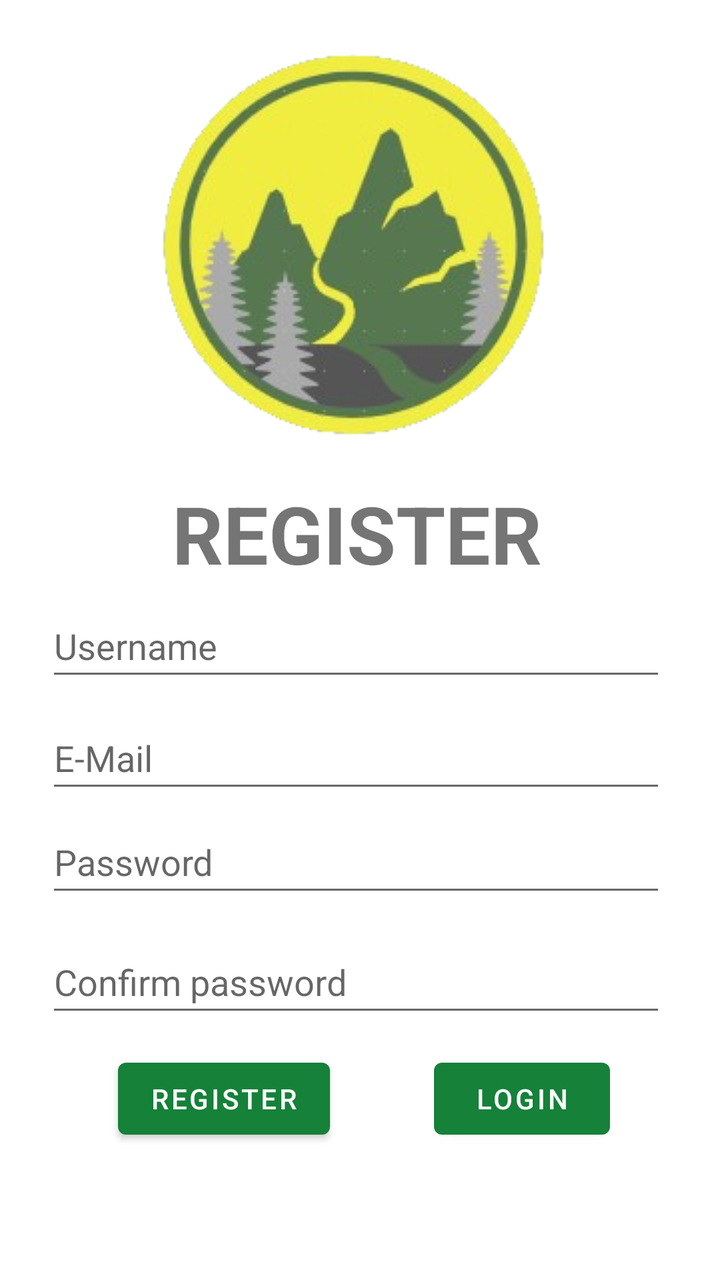
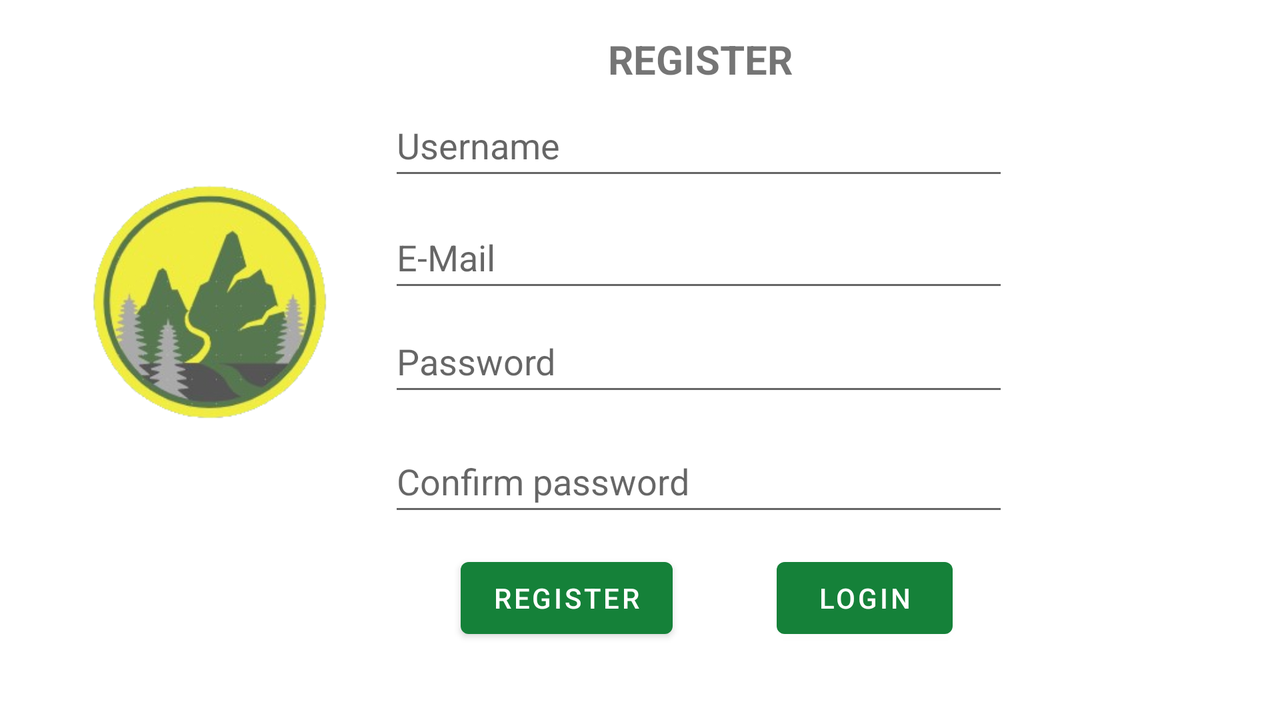

Two renders of one Android screen. The first uses the default layout on a phone; the second uses the alternative layout the repository ships for a different screen configuration, on a matching device. The two XML files are below.
<!-- AndroidManifest.xml: application theme Theme.PhotoWalk -->
<!-- res/layout/register_fragment.xml -->
<?xml version="1.0" encoding="utf-8"?>
<layout xmlns:android="http://schemas.android.com/apk/res/android"
    xmlns:app="http://schemas.android.com/apk/res-auto"
    xmlns:tools="http://schemas.android.com/tools">

    <data>
    </data>

    <androidx.constraintlayout.widget.ConstraintLayout
        android:id="@+id/registerLandscape"
        android:layout_width="match_parent"
        android:layout_height="match_parent"
        tools:context=".Login.RegisterFragment">

        <ImageView
            android:id="@+id/logo"
            android:layout_width="wrap_content"
            android:layout_height="wrap_content"
            android:layout_marginTop="4dp"
            app:layout_constraintEnd_toEndOf="parent"
            app:layout_constraintStart_toStartOf="parent"
            app:layout_constraintTop_toTopOf="parent"
            app:srcCompat="@drawable/photowalk" />

        <TextView
            android:id="@+id/register_text"
            android:layout_width="wrap_content"
            android:layout_height="wrap_content"
            android:layout_marginTop="12dp"
            android:text="REGISTER"
            android:textSize="40sp"
            android:textStyle="bold"
            app:layout_constraintEnd_toEndOf="@+id/logo"
            app:layout_constraintHorizontal_bias="0.47"
            app:layout_constraintStart_toStartOf="@+id/logo"
            app:layout_constraintTop_toBottomOf="@+id/logo" />

        <EditText
            android:id="@+id/usernameRegisterBox"
            android:layout_width="310dp"
            android:layout_height="48dp"
            android:layout_marginTop="4dp"
            android:autofillHints=""
            android:ems="10"
            android:hint="Username"
            android:inputType="textPersonName"
            android:singleLine="true"
            app:layout_constraintEnd_toEndOf="@+id/register_text"
            app:layout_constraintHorizontal_bias="0.504"
            app:layout_constraintStart_toStartOf="@+id/register_text"
            app:layout_constraintTop_toBottomOf="@+id/register_text" />

        <EditText
            android:id="@+id/emailRegisterBox"
            android:layout_width="310dp"
            android:layout_height="48dp"
            android:layout_marginTop="8dp"
            android:autofillHints=""
            android:ems="10"
            android:hint="E-Mail"
            android:inputType="textEmailAddress"
            android:singleLine="true"
            app:layout_constraintEnd_toEndOf="@+id/usernameRegisterBox"
            app:layout_constraintHorizontal_bias="0.0"
            app:layout_constraintStart_toStartOf="@+id/usernameRegisterBox"
            app:layout_constraintTop_toBottomOf="@+id/usernameRegisterBox" />

        <EditText
            android:id="@+id/passwordRegisterBox"
            android:layout_width="310dp"
            android:layout_height="48dp"
            android:layout_marginTop="4dp"
            android:autofillHints=""
            android:ems="10"
            android:hint="Password"
            android:inputType="textPassword"
            android:singleLine="true"
            app:layout_constraintEnd_toEndOf="@+id/emailRegisterBox"
            app:layout_constraintHorizontal_bias="0.0"
            app:layout_constraintStart_toStartOf="@+id/emailRegisterBox"
            app:layout_constraintTop_toBottomOf="@+id/emailRegisterBox" />

        <EditText
            android:id="@+id/confirmPasswordRegisterBox"
            android:layout_width="0dp"
            android:layout_height="wrap_content"
            android:layout_marginTop="12dp"
            android:autofillHints=""
            android:ems="10"
            android:hint="Confirm password"
            android:inputType="textPassword"
            android:minHeight="48dp"
            app:layout_constraintEnd_toEndOf="@+id/passwordRegisterBox"
            app:layout_constraintHorizontal_bias="0.0"
            app:layout_constraintStart_toStartOf="@+id/passwordRegisterBox"
            app:layout_constraintTop_toBottomOf="@+id/passwordRegisterBox" />

        <Button
            android:id="@+id/RegisterButton"
            android:layout_width="wrap_content"
            android:layout_height="wrap_content"
            android:layout_marginStart="36dp"
            android:layout_marginTop="12dp"
            android:text="Register"
            app:layout_constraintStart_toStartOf="@+id/confirmPasswordRegisterBox"
            app:layout_constraintTop_toBottomOf="@+id/confirmPasswordRegisterBox" />

        <Button
            android:id="@+id/LoginButton"
            android:layout_width="wrap_content"
            android:layout_height="wrap_content"
            android:layout_marginTop="12dp"
            android:text="Login"
            app:layout_constraintEnd_toEndOf="@+id/confirmPasswordRegisterBox"
            app:layout_constraintHorizontal_bias="0.65"
            app:layout_constraintStart_toEndOf="@+id/RegisterButton"
            app:layout_constraintTop_toBottomOf="@+id/confirmPasswordRegisterBox" />
    </androidx.constraintlayout.widget.ConstraintLayout>
</layout>
<!-- resources referenced by this layout -->
<resources>
  <!-- drawable photowalk: png bitmap (drawable, 63319 bytes) -->
  <style name="Theme.PhotoWalk" parent="Theme.MaterialComponents.DayNight.DarkActionBar">
          
          <item name="colorPrimary">@color/purple_500</item>
          <item name="colorPrimaryVariant">@color/purple_700</item>
          <item name="colorOnPrimary">@color/white</item>
          
          <item name="colorSecondary">@color/teal_200</item>
          <item name="colorSecondaryVariant">@color/teal_700</item>
          <item name="colorOnSecondary">@color/black</item>
          
          <item name="android:statusBarColor" tools:targetApi="l">?attr/colorPrimaryVariant</item>
          
      </style>
  <color name="purple_500">#158139</color>
  <color name="purple_700">#084A26</color>
  <color name="white">#FFFFFFFF</color>
  <color name="teal_200">#FF03DAC5</color>
  <color name="teal_700">#FF018786</color>
  <color name="black">#FF000000</color>
</resources>
<!-- res/layout-land/register_fragment.xml (the repository's variant of the layout above) -->
<!-- drawn on the phone turned sideways -->
<?xml version="1.0" encoding="utf-8"?>
<layout xmlns:android="http://schemas.android.com/apk/res/android"
    xmlns:app="http://schemas.android.com/apk/res-auto"
    xmlns:tools="http://schemas.android.com/tools">

    <data>
    </data>

    <androidx.constraintlayout.widget.ConstraintLayout
        android:id="@+id/registerLandscape"
        android:layout_width="match_parent"
        android:layout_height="match_parent"
        tools:context=".RegisterFragment">

        <ImageView
            android:id="@+id/logo"
            android:layout_width="188dp"
            android:layout_height="137dp"
            app:layout_constraintBottom_toBottomOf="@+id/confirmPasswordRegisterBox"
            app:layout_constraintEnd_toEndOf="parent"
            app:layout_constraintHorizontal_bias="0.029"
            app:layout_constraintStart_toStartOf="parent"
            app:layout_constraintTop_toTopOf="@+id/usernameRegisterBox"
            app:layout_constraintVertical_bias="0.4"
            app:srcCompat="@drawable/photowalk" />

        <TextView
            android:id="@+id/register_text"
            android:layout_width="wrap_content"
            android:layout_height="wrap_content"
            android:layout_marginTop="16dp"
            android:text="REGISTER"
            android:textSize="20sp"
            android:textStyle="bold"
            app:layout_constraintEnd_toEndOf="parent"
            app:layout_constraintHorizontal_bias="0.297"
            app:layout_constraintStart_toEndOf="@+id/logo"
            app:layout_constraintTop_toTopOf="parent" />

        <EditText
            android:id="@+id/usernameRegisterBox"
            android:layout_width="310dp"
            android:layout_height="48dp"
            android:layout_marginTop="4dp"
            android:autofillHints=""
            android:ems="10"
            android:hint="Username"
            android:inputType="textPersonName"
            android:singleLine="true"
            app:layout_constraintEnd_toEndOf="@+id/register_text"
            app:layout_constraintHorizontal_bias="0.504"
            app:layout_constraintStart_toStartOf="@+id/register_text"
            app:layout_constraintTop_toBottomOf="@+id/register_text" />

        <EditText
            android:id="@+id/emailRegisterBox"
            android:layout_width="310dp"
            android:layout_height="48dp"
            android:layout_marginTop="8dp"
            android:autofillHints=""
            android:ems="10"
            android:hint="E-Mail"
            android:inputType="textEmailAddress"
            android:singleLine="true"
            app:layout_constraintEnd_toEndOf="@+id/usernameRegisterBox"
            app:layout_constraintHorizontal_bias="0.0"
            app:layout_constraintStart_toStartOf="@+id/usernameRegisterBox"
            app:layout_constraintTop_toBottomOf="@+id/usernameRegisterBox" />

        <EditText
            android:id="@+id/passwordRegisterBox"
            android:layout_width="310dp"
            android:layout_height="48dp"
            android:layout_marginTop="4dp"
            android:autofillHints=""
            android:ems="10"
            android:hint="Password"
            android:inputType="textPassword"
            android:singleLine="true"
            app:layout_constraintEnd_toEndOf="@+id/emailRegisterBox"
            app:layout_constraintHorizontal_bias="0.0"
            app:layout_constraintStart_toStartOf="@+id/emailRegisterBox"
            app:layout_constraintTop_toBottomOf="@+id/emailRegisterBox" />

        <EditText
            android:id="@+id/confirmPasswordRegisterBox"
            android:layout_width="0dp"
            android:layout_height="wrap_content"
            android:layout_marginTop="12dp"
            android:autofillHints=""
            android:ems="10"
            android:hint="Confirm password"
            android:inputType="textPassword"
            android:minHeight="48dp"
            app:layout_constraintEnd_toEndOf="@+id/passwordRegisterBox"
            app:layout_constraintHorizontal_bias="0.0"
            app:layout_constraintStart_toStartOf="@+id/passwordRegisterBox"
            app:layout_constraintTop_toBottomOf="@+id/passwordRegisterBox" />

        <Button
            android:id="@+id/RegisterButton"
            android:layout_width="wrap_content"
            android:layout_height="wrap_content"
            android:layout_marginStart="36dp"
            android:layout_marginTop="12dp"
            android:text="Register"
            app:layout_constraintStart_toStartOf="@+id/confirmPasswordRegisterBox"
            app:layout_constraintTop_toBottomOf="@+id/confirmPasswordRegisterBox" />

        <Button
            android:id="@+id/LoginButton"
            android:layout_width="wrap_content"
            android:layout_height="wrap_content"
            android:layout_marginTop="12dp"
            android:text="Login"
            app:layout_constraintEnd_toEndOf="@+id/confirmPasswordRegisterBox"
            app:layout_constraintHorizontal_bias="0.65"
            app:layout_constraintStart_toEndOf="@+id/RegisterButton"
            app:layout_constraintTop_toBottomOf="@+id/confirmPasswordRegisterBox" />
    </androidx.constraintlayout.widget.ConstraintLayout>
</layout>
